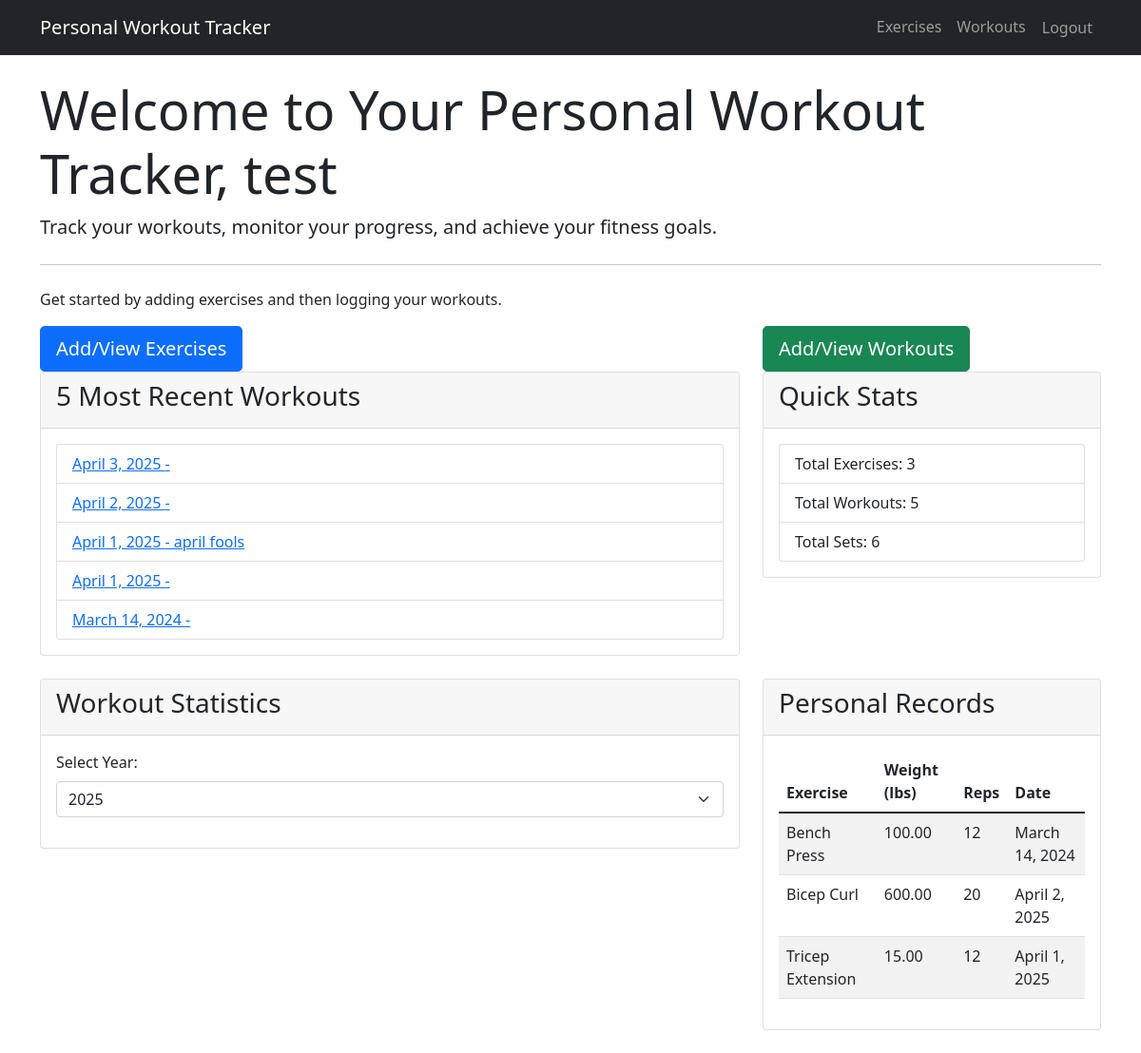
Page /project/ (signed in) on the earlier database version.
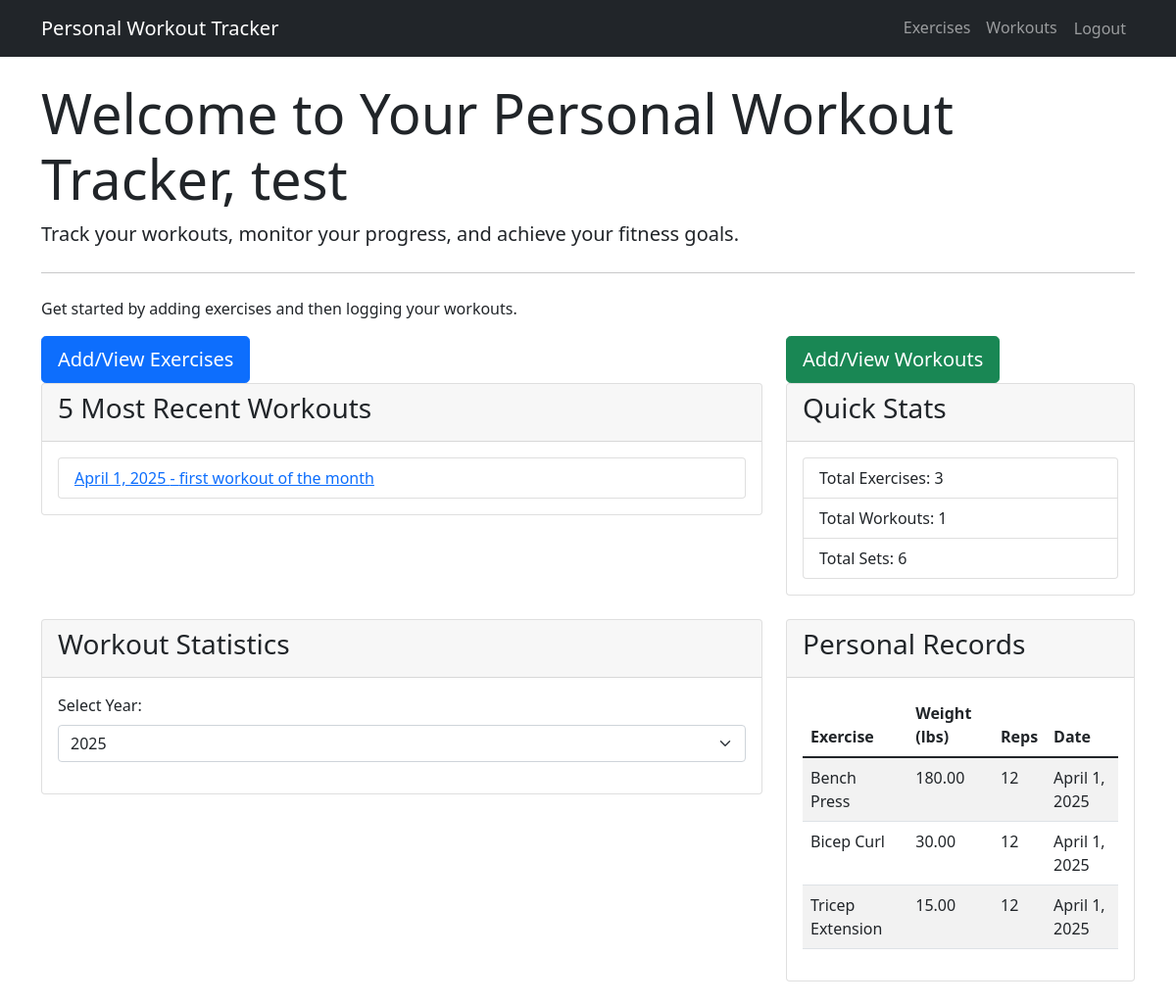
Same page on the later database version.
### project/models.py (models this page shows, shortened)
class WorkoutSession(models.Model):
    user = models.ForeignKey(User, on_delete=models.CASCADE)  # Changed from Profile to User
    date = models.DateField()  # When the workout was performed
    notes = models.TextField(blank=True, null=True)  # Optional notes about the workout session

class Exercise(models.Model):
    name = models.CharField(max_length=100)  # Name of the exercise (e.g., "Bench Press", "Squats")
    muscle_group = models.CharField(max_length=50)  # Primary muscle group targeted (e.g., "Chest", "Legs")
    equipment = models.CharField(max_length=50)  # Equipment needed (e.g., "Dumbbell", "Barbell", "Bodyweight")
    user = models.ForeignKey(User, on_delete=models.CASCADE, null=True, blank=True)

class Set(models.Model):
    workout_entry = models.ForeignKey(WorkoutEntry, on_delete=models.CASCADE, related_name='sets')
    reps = models.PositiveIntegerField()  # Number of repetitions for this set
    set_number = models.PositiveIntegerField()  # Which set number this is (1st, 2nd, etc.)
    weight = models.DecimalField(max_digits=5, decimal_places=2, null=True, blank=True)  # Weight used in pounds for this set
    class Meta:
        ordering = ['set_number']  # Order sets by set number

### project/views.py (the view)
# urls.py: path('', views.HomeView.as_view(), name='home'),
class HomeView(TemplateView):
    template_name = 'project/home.html'
    def get_context_data(self, **kwargs):
        context = super().get_context_data(**kwargs)
        user = self.request.user
        if self.request.POST:
            context['workout_entry_formset'] = WorkoutEntryFormSet(
                self.request.POST,
                prefix='entries'
            )
            for i, form in enumerate(context['workout_entry_formset']):
                form.prefix = f'entries-{i}'
                form.set_formset = SetFormSet(
                    self.request.POST,
                    instance=form.instance,
                    prefix=f'sets-{i}'
                )
        else:
            context['workout_entry_formset'] = WorkoutEntryFormSet(
                prefix='entries'
            )
            for i, form in enumerate(context['workout_entry_formset']):
                form.prefix = f'entries-{i}'
                form.set_formset = SetFormSet(
                    instance=form.instance,
                    prefix=f'sets-{i}'
                )
        if user.is_authenticated:
            context['recent_workouts'] = WorkoutSession.objects.filter(user=user).order_by('-date')[:5]
            personal_records = {}
            exercises = Exercise.objects.filter(user=user)
            for exercise in exercises:
                sets = Set.objects.filter(
                    workout_entry__session__user=user,
                    workout_entry__exercise=exercise
                ).order_by('-weight', '-reps')
                if sets.exists():
                    best_set = sets.first()
                    personal_records[exercise] = {
                        'weight': best_set.weight,
                        'reps': best_set.reps,
                        'date': best_set.workout_entry.session.date
                    }
            context['personal_records'] = personal_records
            workouts = WorkoutSession.objects.filter(user=user)
            years = sorted(set(workout.date.year for workout in workouts), reverse=True)
            context['workout_years'] = years
            workout_stats = {}
            for year in years:
                monthly_stats = [0] * 12  # Initialize list for 12 months
                year_workouts = workouts.filter(date__year=year)
                for workout in year_workouts:
                    month_index = workout.date.month - 1  # Convert to 0-based index
                    monthly_stats[month_index] += 1
                workout_stats[str(year)] = monthly_stats  # Convert year to string for JSON serialization
            context['workout_stats'] = workout_stats
            context['total_exercises'] = Exercise.objects.filter(user=user).count()
            context['total_workouts'] = WorkoutSession.objects.filter(user=user).count()
            context['total_sets'] = Set.objects.filter(workout_entry__session__user=user).count()
        return context

### project/templates/project/home.html (shortened to what this page needs)
{% extends 'project/base.html' %}
{% block content %}
<div class="jumbotron">
    {% if user.is_authenticated %}
        <h1 class="display-4">
            Welcome to Your Personal Workout Tracker, {{ user.first_name|default:user.username }}
        </h1>
    {% endif %}
    <p class="lead">Track your workouts, monitor your progress, and achieve your fitness goals.</p>
    <hr class="my-4">
    {% if user.is_authenticated %}
        <p>Get started by adding exercises and then logging your workouts.</p>
        <div class="row">
            <div class="col-md-8">
                <a href="{% url 'project:exercise_list' %}" class="btn btn-primary btn-lg">Add/View Exercises</a>
            </div>
            <div class="col-md-4">
                <a href="{% url 'project:workout_session_list' %}" class="btn btn-success btn-lg">Add/View Workouts</a>
            </div>
        </div>
    {% endif %}
</div>
<div class="row">
    <div class="col-md-8">
        <div class="card mb-4">
            <div class="card-header">
                <h3>5 Most Recent Workouts</h3>
            </div>
            <div class="card-body">
                {% if recent_workouts %}
                    <ul class="list-group">
                        {% for workout in recent_workouts %}
                        <li class="list-group-item">
                            <a href="{% url 'project:workout_session_detail' workout.pk %}">
                                {{ workout.date }} - {{ workout.notes|truncatechars:50 }}
                            </a>
                        </li>
                        {% endfor %}
                    </ul>
                {% else %}
                    <p>No recent workouts found. Start tracking your workouts today!</p>
                {% endif %}
            </div>
        </div>
    </div>
    <div class="col-md-4">
        <div class="card mb-4">
            <div class="card-header">
                <h3>Quick Stats</h3>
            </div>
            <div class="card-body">
                <ul class="list-group">
                    <li class="list-group-item">
                        Total Exercises: {{ total_exercises }}
                    </li>
                    <li class="list-group-item">
                        Total Workouts: {{ total_workouts }}
                    </li>
                    <li class="list-group-item">
                        Total Sets: {{ total_sets }}
                    </li>
                </ul>
            </div>
        </div>
    </div>
</div>
<div class="row">
    <div class="col-md-8">
        <div class="card mb-4">
            <div class="card-header">
                <h3>Workout Statistics</h3>
            </div>
            <div class="card-body">
                {% if workout_years %}
                    <div class="mb-3">
                        <label for="yearSelect" class="form-label">Select Year:</label>
                        <select class="form-select" id="yearSelect">
                            {% for year in workout_years %}
                                <option value="{{ year }}">{{ year }}</option>
                            {% endfor %}
                        </select>
                    </div>
                {% else %}
                    <p>No workout data available yet. Start tracking your workouts to see statistics!</p>
                {% endif %}
            </div>
        </div>
    </div>
    <div class="col-md-4">
        <div class="card mb-4">
            <div class="card-header">
                <h3>Personal Records</h3>
            </div>
            <div class="card-body">
                {% if personal_records %}
                    <div class="table-responsive">
                        <table class="table table-striped">
                            <thead>
                                <tr>
                                    <th>Exercise</th>
                                    <th>Weight (lbs)</th>
                                    <th>Reps</th>
                                    <th>Date</th>
                                </tr>
                            </thead>
                            <tbody>
                                {% for exercise, record in personal_records.items %}
                                <tr>
                                    <td>{{ exercise.name }}</td>
                                    <td>{{ record.weight }}</td>
                                    <td>{{ record.reps }}</td>
                                    <td>{{ record.date }}</td>
                                </tr>
                                {% endfor %}
                            </tbody>
                        </table>
                    </div>
                {% else %}
                    <p>No personal records yet. Start tracking your workouts to set some PRs!</p>
                {% endif %}
            </div>
        </div>
    </div>
</div>
{% endblock %}

### project/templates/project/base.html (shortened to what this page needs)
<!DOCTYPE html>
<html lang="en">
<head>
    <link href="https://cdn.jsdelivr.net/npm/bootstrap@5.1.3/dist/css/bootstrap.min.css" rel="stylesheet">
</head>
<body>
    <nav class="navbar navbar-expand-lg navbar-dark bg-dark">
        <div class="container">
            <a class="navbar-brand" href="{% url 'project:home' %}">Personal Workout Tracker</a>
            <div class="navbar-nav">
                {% if user.is_authenticated %}
                    <a class="nav-link" href="{% url 'project:exercise_list' %}">Exercises</a>
                    <a class="nav-link" href="{% url 'project:workout_session_list' %}">Workouts</a>
                {% endif %}
                {% if user.is_authenticated %}
                    <form action="{% url 'project:logout' %}" method="post" class="d-inline">
                        <button type="submit" class="nav-link btn btn-link">Logout</button>
                    </form>
                {% else %}
                    <a class="nav-link" href="{% url 'project:login' %}">Login</a>
                    <a class="nav-link" href="{% url 'project:signup' %}">Sign Up</a>
                {% endif %}
            </div>
        </div>
    </nav>
    <div class="container mt-4">
        {% block content %}
        {% endblock %}
    </div>
</body>
</html>

Differences in the rows shown:
removed WorkoutSession: date "April 3, 2025"
removed WorkoutSession: date "April 2, 2025"
removed WorkoutSession: date "April 1, 2025", notes "april fools"
removed WorkoutSession: date "April 1, 2025"
removed WorkoutSession: date "March 14, 2024"
added WorkoutSession: date "April 1, 2025", notes "first workout of the month"
computed for Exercise "Bench Press": weight "100.00" → "180.00"; date "March 14, 2024" → "April 1, 2025"
computed for Exercise "Bicep Curl": weight "600.00" → "30.00"; reps "20" → "12"; date "April 2, 2025" → "April 1, 2025"
Other differences:
{{ total_workouts }}: "5" → "1"
